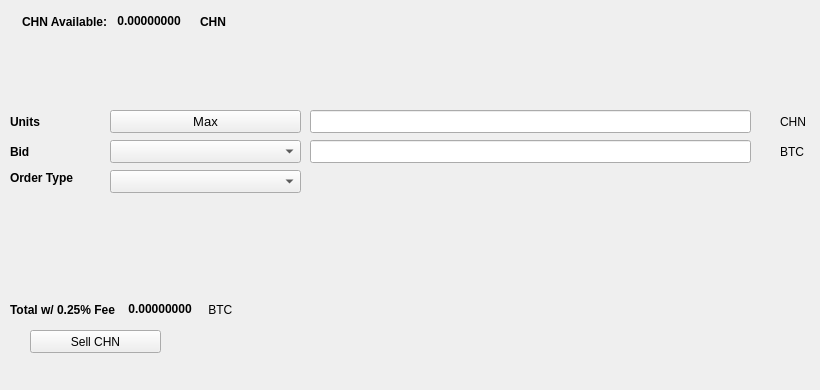
   <widget class="QWidget" name="SellTab">
    <attribute name="title">
     <string>Sell</string>
    </attribute>
    <widget class="QLabel" name="label_16">
     <property name="geometry">
      <rect>
       <x>780</x>
       <y>140</y>
       <width>31</width>
       <height>23</height>
      </rect>
     </property>
     <property name="text">
      <string>BTC</string>
     </property>
    </widget>
    <widget class="QComboBox" name="SellBidcomboBox">
     <property name="geometry">
      <rect>
       <x>110</x>
       <y>140</y>
       <width>191</width>
       <height>23</height>
      </rect>
     </property>
     <property name="font">
      <font>
       <pointsize>10</pointsize>
      </font>
     </property>
    </widget>
    <widget class="QLabel" name="label_18">
     <property name="geometry">
      <rect>
       <x>10</x>
       <y>110</y>
       <width>46</width>
       <height>23</height>
      </rect>
     </property>
     <property name="font">
      <font>
       <weight>75</weight>
       <bold>true</bold>
      </font>
     </property>
     <property name="text">
      <string>Units</string>
     </property>
    </widget>
    <widget class="QPushButton" name="Sell_Max_Amount">
     <property name="geometry">
      <rect>
       <x>110</x>
       <y>110</y>
       <width>191</width>
       <height>23</height>
      </rect>
     </property>
     <property name="font">
      <font>
       <pointsize>10</pointsize>
      </font>
     </property>
     <property name="text">
      <string>Max</string>
     </property>
    </widget>
    <widget class="QLabel" name="label_20">
     <property name="geometry">
      <rect>
       <x>10</x>
       <y>170</y>
       <width>91</width>
       <height>16</height>
      </rect>
     </property>
     <property name="font">
      <font>
       <weight>75</weight>
       <bold>true</bold>
      </font>
     </property>
     <property name="text">
      <string>Order Type</string>
     </property>
    </widget>
    <widget class="QComboBox" name="SellOrdertypeCombo">
     <property name="geometry">
      <rect>
       <x>110</x>
       <y>170</y>
       <width>191</width>
       <height>23</height>
      </rect>
     </property>
     <property name="font">
      <font>
       <pointsize>10</pointsize>
      </font>
     </property>
    </widget>
    <widget class="QLabel" name="label_21">
     <property name="geometry">
      <rect>
       <x>10</x>
       <y>140</y>
       <width>46</width>
       <height>23</height>
      </rect>
     </property>
     <property name="font">
      <font>
       <weight>75</weight>
       <bold>true</bold>
      </font>
     </property>
     <property name="text">
      <string>Bid</string>
     </property>
    </widget>
    <widget class="QLabel" name="label_22">
     <property name="geometry">
      <rect>
       <x>780</x>
       <y>110</y>
       <width>31</width>
       <height>23</height>
      </rect>
     </property>
     <property name="text">
      <string>CHN</string>
     </property>
    </widget>
    <widget class="QLineEdit" name="UnitsInputCHN">
     <property name="geometry">
      <rect>
       <x>310</x>
       <y>110</y>
       <width>441</width>
       <height>23</height>
      </rect>
     </property>
     <property name="font">
      <font>
       <pointsize>9</pointsize>
       <weight>75</weight>
       <bold>true</bold>
      </font>
     </property>
    </widget>
    <widget class="QLineEdit" name="SellBidPriceEdit">
     <property name="geometry">
      <rect>
       <x>310</x>
       <y>140</y>
       <width>441</width>
       <height>23</height>
      </rect>
     </property>
     <property name="font">
      <font>
       <pointsize>9</pointsize>
       <weight>75</weight>
       <bold>true</bold>
      </font>
     </property>
    </widget>
    <widget class="QPushButton" name="SellCHNBTN">
     <property name="geometry">
      <rect>
       <x>30</x>
       <y>330</y>
       <width>131</width>
       <height>23</height>
      </rect>
     </property>
     <property name="text">
      <string>Sell CHN</string>
     </property>
     <property name="icon">
      <iconset resource="../chronon">
       <normaloff>:/icons/bitcoin</normaloff>:/icons/bitcoin</iconset>
     </property>
    </widget>
    <widget class="QWidget" name="layoutWidget3">
     <property name="geometry">
      <rect>
       <x>22</x>
       <y>12</y>
       <width>258</width>
       <height>19</height>
      </rect>
     </property>
     <layout class="QHBoxLayout" name="horizontalLayout">
      <item>
       <widget class="QLabel" name="label232_2">
        <property name="font">
         <font>
          <weight>75</weight>
          <bold>true</bold>
         </font>
        </property>
        <property name="text">
         <string>CHN Available:</string>
        </property>
       </widget>
      </item>
      <item>
       <widget class="QLabel" name="CHNAvailableLabel">
        <property name="palette">
         <palette>
          <active>
           <colorrole role="WindowText">
            <brush brushstyle="SolidPattern">
             <color alpha="255">
              <red>0</red>
              <green>0</green>
              <blue>0</blue>
             </color>
            </brush>
           </colorrole>
           <colorrole role="Button">
            <brush brushstyle="SolidPattern">
             <color alpha="255">
              <red>0</red>
              <green>170</green>
              <blue>0</blue>
             </color>
            </brush>
           </colorrole>
           <colorrole role="Light">
            <brush brushstyle="SolidPattern">
             <color alpha="255">
              <red>0</red>
              <green>255</green>
              <blue>0</blue>
             </color>
            </brush>
           </colorrole>
           <colorrole role="Midlight">
            <brush brushstyle="SolidPattern">
             <color alpha="255">
              <red>0</red>
              <green>212</green>
              <blue>0</blue>
             </color>
            </brush>
           </colorrole>
           <colorrole role="Dark">
            <brush brushstyle="SolidPattern">
             <color alpha="255">
              <red>0</red>
              <green>85</green>
              <blue>0</blue>
             </color>
            </brush>
           </colorrole>
           <colorrole role="Mid">
            <brush brushstyle="SolidPattern">
             <color alpha="255">
              <red>0</red>
              <green>113</green>
              <blue>0</blue>
             </color>
            </brush>
           </colorrole>
           <colorrole role="Text">
            <brush brushstyle="SolidPattern">
             <color alpha="255">
              <red>0</red>
              <green>170</green>
              <blue>0</blue>
             </color>
            </brush>
           </colorrole>
           <colorrole role="BrightText">
            <brush brushstyle="SolidPattern">
             <color alpha="255">
              <red>255</red>
              <green>255</green>
              <blue>255</blue>
             </color>
            </brush>
           </colorrole>
           <colorrole role="ButtonText">
            <brush brushstyle="SolidPattern">
             <color alpha="255">
              <red>0</red>
              <green>0</green>
              <blue>0</blue>
             </color>
            </brush>
           </colorrole>
           <colorrole role="Base">
            <brush brushstyle="SolidPattern">
             <color alpha="255">
              <red>255</red>
              <green>255</green>
              <blue>255</blue>
             </color>
            </brush>
           </colorrole>
           <colorrole role="Window">
            <brush brushstyle="SolidPattern">
             <color alpha="255">
              <red>0</red>
              <green>170</green>
              <blue>0</blue>
             </color>
            </brush>
           </colorrole>
           <colorrole role="Shadow">
            <brush brushstyle="SolidPattern">
             <color alpha="255">
              <red>0</red>
              <green>0</green>
              <blue>0</blue>
             </color>
            </brush>
           </colorrole>
           <colorrole role="AlternateBase">
            <brush brushstyle="SolidPattern">
             <color alpha="255">
              <red>127</red>
              <green>212</green>
              <blue>127</blue>
             </color>
            </brush>
           </colorrole>
           <colorrole role="ToolTipBase">
            <brush brushstyle="SolidPattern">
             <color alpha="255">
              <red>255</red>
              <green>255</green>
              <blue>220</blue>
             </color>
            </brush>
           </colorrole>
           <colorrole role="ToolTipText">
            <brush brushstyle="SolidPattern">
             <color alpha="255">
              <red>0</red>
              <green>0</green>
              <blue>0</blue>
             </color>
            </brush>
           </colorrole>
          </active>
          <inactive>
           <colorrole role="WindowText">
            <brush brushstyle="SolidPattern">
             <color alpha="255">
              <red>0</red>
              <green>0</green>
              <blue>0</blue>
             </color>
            </brush>
           </colorrole>
           <colorrole role="Button">
            <brush brushstyle="SolidPattern">
             <color alpha="255">
              <red>0</red>
              <green>170</green>
              <blue>0</blue>
             </color>
            </brush>
           </colorrole>
           <colorrole role="Light">
            <brush brushstyle="SolidPattern">
             <color alpha="255">
              <red>0</red>
              <green>255</green>
              <blue>0</blue>
             </color>
            </brush>
           </colorrole>
           <colorrole role="Midlight">
            <brush brushstyle="SolidPattern">
             <color alpha="255">
              <red>0</red>
              <green>212</green>
              <blue>0</blue>
             </color>
            </brush>
           </colorrole>
           <colorrole role="Dark">
            <brush brushstyle="SolidPattern">
             <color alpha="255">
              <red>0</red>
              <green>85</green>
              <blue>0</blue>
             </color>
            </brush>
           </colorrole>
           <colorrole role="Mid">
            <brush brushstyle="SolidPattern">
             <color alpha="255">
              <red>0</red>
              <green>113</green>
              <blue>0</blue>
             </color>
            </brush>
           </colorrole>
           <colorrole role="Text">
            <brush brushstyle="SolidPattern">
             <color alpha="255">
              <red>0</red>
              <green>170</green>
              <blue>0</blue>
             </color>
            </brush>
           </colorrole>
           <colorrole role="BrightText">
            <brush brushstyle="SolidPattern">
             <color alpha="255">
              <red>255</red>
              <green>255</green>
              <blue>255</blue>
             </color>
            </brush>
           </colorrole>
           <colorrole role="ButtonText">
            <brush brushstyle="SolidPattern">
             <color alpha="255">
              <red>0</red>
              <green>0</green>
              <blue>0</blue>
             </color>
            </brush>
           </colorrole>
           <colorrole role="Base">
            <brush brushstyle="SolidPattern">
             <color alpha="255">
              <red>255</red>
              <green>255</green>
              <blue>255</blue>
             </color>
            </brush>
           </colorrole>
           <colorrole role="Window">
            <brush brushstyle="SolidPattern">
             <color alpha="255">
              <red>0</red>
              <green>170</green>
              <blue>0</blue>
             </color>
            </brush>
           </colorrole>
           <colorrole role="Shadow">
            <brush brushstyle="SolidPattern">
             <color alpha="255">
              <red>0</red>
              <green>0</green>
              <blue>0</blue>
             </color>
            </brush>
           </colorrole>
           <colorrole role="AlternateBase">
            <brush brushstyle="SolidPattern">
             <color alpha="255">
              <red>127</red>
              <green>212</green>
              <blue>127</blue>
             </color>
            </brush>
           </colorrole>
           <colorrole role="ToolTipBase">
            <brush brushstyle="SolidPattern">
             <color alpha="255">
              <red>255</red>
              <green>255</green>
              <blue>220</blue>
             </color>
            </brush>
           </colorrole>
           <colorrole role="ToolTipText">
            <brush brushstyle="SolidPattern">
             <color alpha="255">
              <red>0</red>
              <green>0</green>
              <blue>0</blue>
             </color>
            </brush>
           </colorrole>
          </inactive>
          <disabled>
           <colorrole role="WindowText">
            <brush brushstyle="SolidPattern">
             <color alpha="255">
              <red>0</red>
              <green>85</green>
              <blue>0</blue>
             </color>
            </brush>
           </colorrole>
           <colorrole role="Button">
            <brush brushstyle="SolidPattern">
             <color alpha="255">
              <red>0</red>
              <green>170</green>
              <blue>0</blue>
             </color>
            </brush>
           </colorrole>
           <colorrole role="Light">
            <brush brushstyle="SolidPattern">
             <color alpha="255">
              <red>0</red>
              <green>255</green>
              <blue>0</blue>
             </color>
            </brush>
           </colorrole>
           <colorrole role="Midlight">
            <brush brushstyle="SolidPattern">
             <color alpha="255">
              <red>0</red>
              <green>212</green>
              <blue>0</blue>
             </color>
            </brush>
           </colorrole>
           <colorrole role="Dark">
            <brush brushstyle="SolidPattern">
             <color alpha="255">
              <red>0</red>
              <green>85</green>
              <blue>0</blue>
             </color>
            </brush>
           </colorrole>
           <colorrole role="Mid">
            <brush brushstyle="SolidPattern">
             <color alpha="255">
              <red>0</red>
              <green>113</green>
              <blue>0</blue>
             </color>
            </brush>
           </colorrole>
           <colorrole role="Text">
            <brush brushstyle="SolidPattern">
             <color alpha="255">
              <red>0</red>
              <green>85</green>
              <blue>0</blue>
             </color>
            </brush>
           </colorrole>
           <colorrole role="BrightText">
            <brush brushstyle="SolidPattern">
             <color alpha="255">
              <red>255</red>
              <green>255</green>
              <blue>255</blue>
             </color>
            </brush>
           </colorrole>
           <colorrole role="ButtonText">
            <brush brushstyle="SolidPattern">
             <color alpha="255">
              <red>0</red>
              <green>85</green>
              <blue>0</blue>
             </color>
            </brush>
           </colorrole>
           <colorrole role="Base">
            <brush brushstyle="SolidPattern">
             <color alpha="255">
              <red>0</red>
              <green>170</green>
              <blue>0</blue>
             </color>
            </brush>
           </colorrole>
           <colorrole role="Window">
            <brush brushstyle="SolidPattern">
             <color alpha="255">
              <red>0</red>
              <green>170</green>
              <blue>0</blue>
             </color>
            </brush>
           </colorrole>
           <colorrole role="Shadow">
            <brush brushstyle="SolidPattern">
             <color alpha="255">
              <red>0</red>
              <green>0</green>
              <blue>0</blue>
             </color>
            </brush>
           </colorrole>
           <colorrole role="AlternateBase">
            <brush brushstyle="SolidPattern">
             <color alpha="255">
              <red>0</red>
              <green>170</green>
              <blue>0</blue>
             </color>
            </brush>
           </colorrole>
           <colorrole role="ToolTipBase">
            <brush brushstyle="SolidPattern">
             <color alpha="255">
              <red>255</red>
              <green>255</green>
              <blue>220</blue>
             </color>
            </brush>
           </colorrole>
           <colorrole role="ToolTipText">
            <brush brushstyle="SolidPattern">
             <color alpha="255">
              <red>0</red>
              <green>0</green>
              <blue>0</blue>
             </color>
            </brush>
           </colorrole>
          </disabled>
         </palette>
        </property>
        <property name="font">
         <font>
          <weight>75</weight>
          <bold>true</bold>
         </font>
        </property>
        <property name="text">
         <string> 0.00000000 </string>
        </property>
        <property name="textInteractionFlags">
         <set>Qt::LinksAccessibleByMouse|Qt::TextSelectableByKeyboard|Qt::TextSelectableByMouse</set>
        </property>
       </widget>
      </item>
      <item>
       <widget class="QLabel" name="labelCHN">
        <property name="font">
         <font>
          <weight>75</weight>
          <bold>true</bold>
         </font>
        </property>
        <property name="text">
         <string>CHN</string>
        </property>
       </widget>
      </item>
     </layout>
    </widget>
    <widget class="QWidget" name="layoutWidget">
     <property name="geometry">
      <rect>
       <x>10</x>
       <y>300</y>
       <width>268</width>
       <height>19</height>
      </rect>
     </property>
     <layout class="QHBoxLayout" name="horizontalLayout_2">
      <item>
       <widget class="QLabel" name="label_19">
        <property name="font">
         <font>
          <weight>75</weight>
          <bold>true</bold>
         </font>
        </property>
        <property name="text">
         <string>Total w/ 0.25% Fee </string>
        </property>
       </widget>
      </item>
      <item>
       <widget class="QLabel" name="SellCostLabel">
        <property name="palette">
         <palette>
          <active>
           <colorrole role="WindowText">
            <brush brushstyle="SolidPattern">
             <color alpha="255">
              <red>0</red>
              <green>0</green>
              <blue>0</blue>
             </color>
            </brush>
           </colorrole>
           <colorrole role="Button">
            <brush brushstyle="SolidPattern">
             <color alpha="255">
              <red>0</red>
              <green>170</green>
              <blue>0</blue>
             </color>
            </brush>
           </colorrole>
           <colorrole role="Light">
            <brush brushstyle="SolidPattern">
             <color alpha="255">
              <red>0</red>
              <green>255</green>
              <blue>0</blue>
             </color>
            </brush>
           </colorrole>
           <colorrole role="Midlight">
            <brush brushstyle="SolidPattern">
             <color alpha="255">
              <red>0</red>
              <green>212</green>
              <blue>0</blue>
             </color>
            </brush>
           </colorrole>
           <colorrole role="Dark">
            <brush brushstyle="SolidPattern">
             <color alpha="255">
              <red>0</red>
              <green>85</green>
              <blue>0</blue>
             </color>
            </brush>
           </colorrole>
           <colorrole role="Mid">
            <brush brushstyle="SolidPattern">
             <color alpha="255">
              <red>0</red>
              <green>113</green>
              <blue>0</blue>
             </color>
            </brush>
           </colorrole>
           <colorrole role="Text">
            <brush brushstyle="SolidPattern">
             <color alpha="255">
              <red>0</red>
              <green>170</green>
              <blue>0</blue>
             </color>
            </brush>
           </colorrole>
           <colorrole role="BrightText">
            <brush brushstyle="SolidPattern">
             <color alpha="255">
              <red>255</red>
              <green>255</green>
              <blue>255</blue>
             </color>
            </brush>
           </colorrole>
           <colorrole role="ButtonText">
            <brush brushstyle="SolidPattern">
             <color alpha="255">
              <red>0</red>
              <green>0</green>
              <blue>0</blue>
             </color>
            </brush>
           </colorrole>
           <colorrole role="Base">
            <brush brushstyle="SolidPattern">
             <color alpha="255">
              <red>255</red>
              <green>255</green>
              <blue>255</blue>
             </color>
            </brush>
           </colorrole>
           <colorrole role="Window">
            <brush brushstyle="SolidPattern">
             <color alpha="255">
              <red>0</red>
              <green>170</green>
              <blue>0</blue>
             </color>
            </brush>
           </colorrole>
           <colorrole role="Shadow">
            <brush brushstyle="SolidPattern">
             <color alpha="255">
              <red>0</red>
              <green>0</green>
              <blue>0</blue>
             </color>
            </brush>
           </colorrole>
           <colorrole role="AlternateBase">
            <brush brushstyle="SolidPattern">
             <color alpha="255">
              <red>127</red>
              <green>212</green>
              <blue>127</blue>
             </color>
            </brush>
           </colorrole>
           <colorrole role="ToolTipBase">
            <brush brushstyle="SolidPattern">
             <color alpha="255">
              <red>255</red>
              <green>255</green>
              <blue>220</blue>
             </color>
            </brush>
           </colorrole>
           <colorrole role="ToolTipText">
            <brush brushstyle="SolidPattern">
             <color alpha="255">
              <red>0</red>
              <green>0</green>
              <blue>0</blue>
             </color>
            </brush>
           </colorrole>
          </active>
          <inactive>
           <colorrole role="WindowText">
            <brush brushstyle="SolidPattern">
             <color alpha="255">
              <red>0</red>
              <green>0</green>
              <blue>0</blue>
             </color>
            </brush>
           </colorrole>
           <colorrole role="Button">
            <brush brushstyle="SolidPattern">
             <color alpha="255">
              <red>0</red>
              <green>170</green>
              <blue>0</blue>
             </color>
            </brush>
           </colorrole>
           <colorrole role="Light">
            <brush brushstyle="SolidPattern">
             <color alpha="255">
              <red>0</red>
              <green>255</green>
              <blue>0</blue>
             </color>
            </brush>
           </colorrole>
           <colorrole role="Midlight">
            <brush brushstyle="SolidPattern">
             <color alpha="255">
              <red>0</red>
              <green>212</green>
              <blue>0</blue>
             </color>
            </brush>
           </colorrole>
           <colorrole role="Dark">
            <brush brushstyle="SolidPattern">
             <color alpha="255">
              <red>0</red>
              <green>85</green>
              <blue>0</blue>
             </color>
            </brush>
           </colorrole>
           <colorrole role="Mid">
            <brush brushstyle="SolidPattern">
             <color alpha="255">
              <red>0</red>
              <green>113</green>
              <blue>0</blue>
             </color>
            </brush>
           </colorrole>
           <colorrole role="Text">
            <brush brushstyle="SolidPattern">
             <color alpha="255">
              <red>0</red>
              <green>170</green>
              <blue>0</blue>
             </color>
            </brush>
           </colorrole>
           <colorrole role="BrightText">
            <brush brushstyle="SolidPattern">
             <color alpha="255">
              <red>255</red>
              <green>255</green>
              <blue>255</blue>
             </color>
            </brush>
           </colorrole>
           <colorrole role="ButtonText">
            <brush brushstyle="SolidPattern">
             <color alpha="255">
              <red>0</red>
              <green>0</green>
              <blue>0</blue>
             </color>
            </brush>
           </colorrole>
           <colorrole role="Base">
            <brush brushstyle="SolidPattern">
             <color alpha="255">
              <red>255</red>
              <green>255</green>
              <blue>255</blue>
             </color>
            </brush>
           </colorrole>
           <colorrole role="Window">
            <brush brushstyle="SolidPattern">
             <color alpha="255">
              <red>0</red>
              <green>170</green>
              <blue>0</blue>
             </color>
            </brush>
           </colorrole>
           <colorrole role="Shadow">
            <brush brushstyle="SolidPattern">
             <color alpha="255">
              <red>0</red>
              <green>0</green>
              <blue>0</blue>
             </color>
            </brush>
           </colorrole>
           <colorrole role="AlternateBase">
            <brush brushstyle="SolidPattern">
             <color alpha="255">
              <red>127</red>
              <green>212</green>
              <blue>127</blue>
             </color>
            </brush>
           </colorrole>
           <colorrole role="ToolTipBase">
            <brush brushstyle="SolidPattern">
             <color alpha="255">
              <red>255</red>
              <green>255</green>
              <blue>220</blue>
             </color>
            </brush>
           </colorrole>
           <colorrole role="ToolTipText">
            <brush brushstyle="SolidPattern">
             <color alpha="255">
              <red>0</red>
              <green>0</green>
              <blue>0</blue>
             </color>
            </brush>
           </colorrole>
          </inactive>
          <disabled>
           <colorrole role="WindowText">
            <brush brushstyle="SolidPattern">
             <color alpha="255">
              <red>0</red>
              <green>85</green>
              <blue>0</blue>
             </color>
            </brush>
           </colorrole>
           <colorrole role="Button">
            <brush brushstyle="SolidPattern">
             <color alpha="255">
              <red>0</red>
              <green>170</green>
              <blue>0</blue>
             </color>
            </brush>
           </colorrole>
           <colorrole role="Light">
            <brush brushstyle="SolidPattern">
             <color alpha="255">
              <red>0</red>
              <green>255</green>
              <blue>0</blue>
             </color>
            </brush>
           </colorrole>
           <colorrole role="Midlight">
            <brush brushstyle="SolidPattern">
             <color alpha="255">
              <red>0</red>
              <green>212</green>
              <blue>0</blue>
             </color>
            </brush>
           </colorrole>
           <colorrole role="Dark">
            <brush brushstyle="SolidPattern">
             <color alpha="255">
              <red>0</red>
              <green>85</green>
              <blue>0</blue>
             </color>
            </brush>
           </colorrole>
           <colorrole role="Mid">
            <brush brushstyle="SolidPattern">
             <color alpha="255">
              <red>0</red>
              <green>113</green>
              <blue>0</blue>
             </color>
            </brush>
           </colorrole>
           <colorrole role="Text">
            <brush brushstyle="SolidPattern">
             <color alpha="255">
              <red>0</red>
              <green>85</green>
              <blue>0</blue>
             </color>
            </brush>
           </colorrole>
           <colorrole role="BrightText">
            <brush brushstyle="SolidPattern">
             <color alpha="255">
              <red>255</red>
              <green>255</green>
              <blue>255</blue>
             </color>
            </brush>
           </colorrole>
           <colorrole role="ButtonText">
            <brush brushstyle="SolidPattern">
             <color alpha="255">
              <red>0</red>
              <green>85</green>
              <blue>0</blue>
             </color>
            </brush>
           </colorrole>
           <colorrole role="Base">
            <brush brushstyle="SolidPattern">
             <color alpha="255">
              <red>0</red>
              <green>170</green>
              <blue>0</blue>
             </color>
            </brush>
           </colorrole>
           <colorrole role="Window">
            <brush brushstyle="SolidPattern">
             <color alpha="255">
              <red>0</red>
              <green>170</green>
              <blue>0</blue>
             </color>
            </brush>
           </colorrole>
           <colorrole role="Shadow">
            <brush brushstyle="SolidPattern">
             <color alpha="255">
              <red>0</red>
              <green>0</green>
              <blue>0</blue>
             </color>
            </brush>
           </colorrole>
           <colorrole role="AlternateBase">
            <brush brushstyle="SolidPattern">
             <color alpha="255">
              <red>0</red>
              <green>170</green>
              <blue>0</blue>
             </color>
            </brush>
           </colorrole>
           <colorrole role="ToolTipBase">
            <brush brushstyle="SolidPattern">
             <color alpha="255">
              <red>255</red>
              <green>255</green>
              <blue>220</blue>
             </color>
            </brush>
           </colorrole>
           <colorrole role="ToolTipText">
            <brush brushstyle="SolidPattern">
             <color alpha="255">
              <red>0</red>
              <green>0</green>
              <blue>0</blue>
             </color>
            </brush>
           </colorrole>
          </disabled>
         </palette>
        </property>
        <property name="font">
         <font>
          <weight>75</weight>
          <bold>true</bold>
         </font>
        </property>
        <property name="autoFillBackground">
         <bool>false</bool>
        </property>
        <property name="text">
         <string> 0.00000000</string>
        </property>
        <property name="textInteractionFlags">
         <set>Qt::LinksAccessibleByMouse|Qt::TextSelectableByMouse</set>
        </property>
       </widget>
      </item>
      <item>
       <widget class="QLabel" name="label_17">
        <property name="font">
         <font>
          <weight>50</weight>
          <bold>false</bold>
         </font>
        </property>
        <property name="text">
         <string> BTC</string>
        </property>
       </widget>
      </item>
     </layout>
    </widget>
    <widget class="QLabel" name="label_23">
     <property name="geometry">
      <rect>
       <x>460</x>
       <y>300</y>
       <width>281</width>
       <height>81</height>
      </rect>
     </property>
     <property name="text">
      <string/>
     </property>
     <property name="pixmap">
      <pixmap>:/images/bittrex</pixmap>
     </property>
    </widget>
   </widget>
